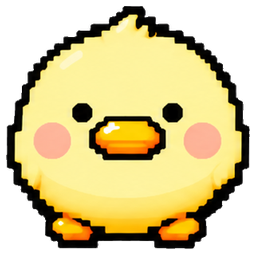
#> input picture duck-merge/assets/duck-1.png, 256 x 256 px; its folder holds only this picture in this run
$ python import_round_sheet.py ../assets/duck-1.png
#> lines starting #> are read from the running program, lines starting #| are printed output that depends on the picture
"""Split a 5x2 concept sheet and retain each closed duck silhouette as RGBA."""
import sys
from collections import deque
from pathlib import Path
from PIL import Image

root = Path(__file__).resolve().parents[1]
sheet = Image.open(sys.argv[1]).convert('RGBA')
#> sheet is the input picture: PIL image 256x256 RGBA; mean R, G, B, A 136.8, 122.7, 70.8, 172.2
for tier in range(10):
    col, row = tier % 5, tier // 5
    x0, x1 = round(col * sheet.width / 5), round((col + 1) * sheet.width / 5)
    y0, y1 = round(row * sheet.height / 2), round((row + 1) * sheet.height / 2)
    im = sheet.crop((x0, y0, x1, y1))
    px, w, h = im.load(), im.width, im.height
    outside, todo = set(), deque()

    def visit(x, y):
        if not (0 <= x < w and 0 <= y < h) or (x, y) in outside:
            return
        r, g, b, _ = px[x, y]
        if min(r, g, b) >= 140 and max(r, g, b) - min(r, g, b) <= 40:
            outside.add((x, y)); todo.append((x, y))

    for x in range(w):
        visit(x, 0); visit(x, h - 1)
    for y in range(h):
        visit(0, y); visit(w - 1, y)
    while todo:
        x, y = todo.popleft()
        visit(x - 1, y); visit(x + 1, y); visit(x, y - 1); visit(x, y + 1)
    for x, y in outside:
        r, g, b, _ = px[x, y]; px[x, y] = (r, g, b, 0)

    # The duck is the largest remaining connected component; checker remnants vanish.
    seen, largest = set(), []
    for yy in range(h):
        for xx in range(w):
            if (xx, yy) in seen or px[xx, yy][3] == 0:
                continue
            part, queue = [], deque([(xx, yy)]); seen.add((xx, yy))
            while queue:
                x, y = queue.popleft(); part.append((x, y))
                for nx, ny in ((x-1,y),(x+1,y),(x,y-1),(x,y+1)):
                    if 0 <= nx < w and 0 <= ny < h and (nx, ny) not in seen and px[nx, ny][3] > 0:
                        seen.add((nx, ny)); queue.append((nx, ny))
            if len(part) > len(largest): largest = part
    keep = set(largest)
    for x, y in seen - keep:
        r, g, b, _ = px[x, y]; px[x, y] = (r, g, b, 0)
    im = im.crop(im.getchannel('A').getbbox())
    im.thumbnail((244, 244), Image.Resampling.LANCZOS)
    sprite = Image.new('RGBA', (256, 256), (0, 0, 0, 0))
    sprite.alpha_composite(im, ((256-im.width)//2, (256-im.height)//2))
    sprite.save(root / f'assets/duck-{tier+1}.png', optimize=True)
#> this loop made 10 passes
#> (w, h) on pass 1: (51, 128)
#> pass 1, `im = sheet.crop((x0, y0, x1, y1))`:
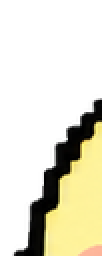
#> im: PIL image 51x128 RGBA (shown 2 times larger); mean R, G, B, A 53.8, 51, 33.4, 80.5; transparent parts drawn white
#> pass 1, `im = im.crop(im.getchannel('A').getbbox())`:
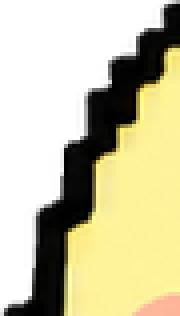
#> im: PIL image 45x79 RGBA (shown 4 times larger); mean R, G, B, A 98.7, 93.6, 61.3, 147.8; transparent parts drawn white
#> pass 1, `sprite.save(root / f'assets/duck-{tier+1}.png', optimize=True)`:
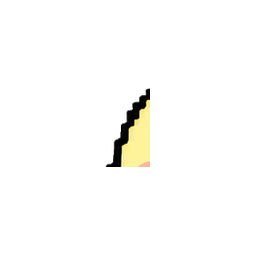
#> saved as duck-1.png: PIL image 256x256 RGBA; mean R, G, B, A 5.3, 5, 3.3, 8; transparent parts drawn white
#> after the loop:
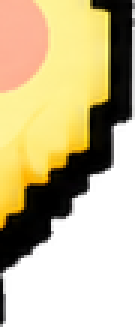
#> im: PIL image 45x109 RGBA (shown 3 times larger); mean R, G, B, A 109.5, 95.6, 56.3, 161; transparent parts drawn white
#> after the loop:
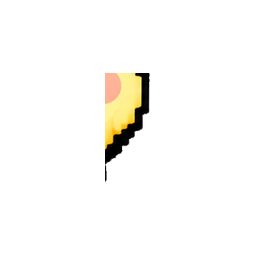
#> sprite: PIL image 256x256 RGBA; mean R, G, B, A 8.1, 7.1, 4.2, 12.1; transparent parts drawn white
